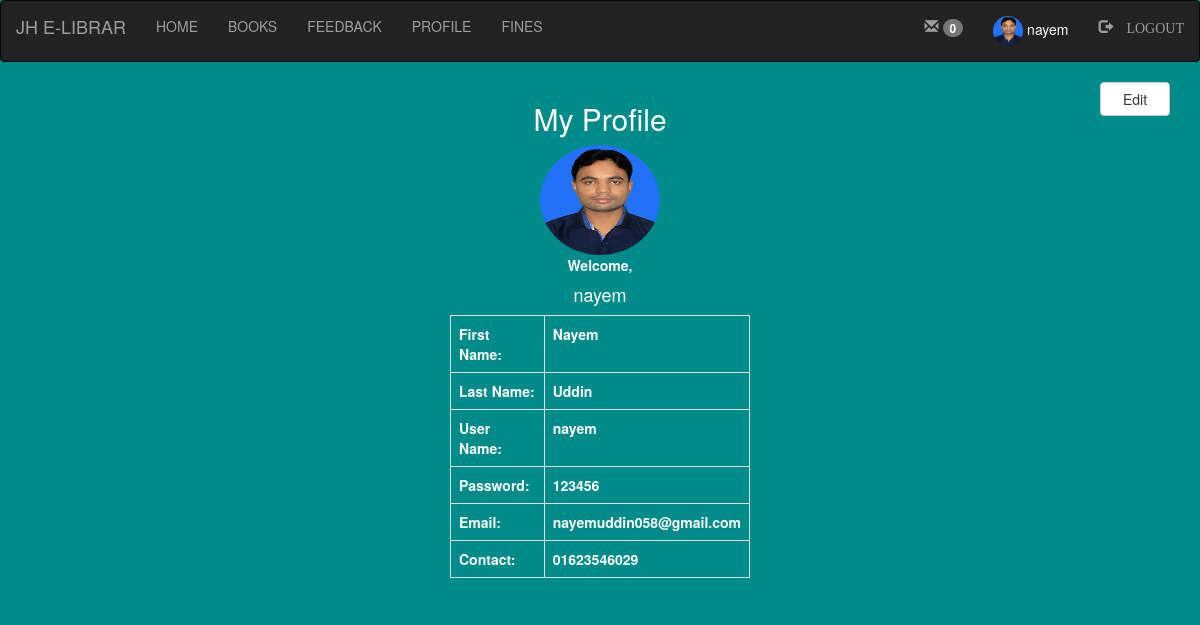
Screenshot of /Student_/profile.php (signed in) with the database file from the repository.
### tables this page shows
CREATE TABLE `student` (
  `first` varchar(100) NOT NULL,
  `last` varchar(100) NOT NULL,
  `username` varchar(100) NOT NULL,
  `password` varchar(100) NOT NULL,
  `roll` int(100) NOT NULL,
  `email` varchar(100) NOT NULL,
  `contact` varchar(100) NOT NULL,
  `pic` varchar(100) NOT NULL
);

### Student_/profile.php (the view, shortened to what this page needs)
<?php
	include "navbar.php";
 ?>
 <!DOCTYPE html>
 <html>
 <head>
 </head>
 <body style="background-color: #008B8B; ">
 	<div class="container">
 		<form action="" method="post">
 			<button class="btn btn-default" style="float: right; width: 70px;" name="submit1">Edit</button>
 		</form>
 		<div class="wrapper">
 					<?php
 				$q=mysqli_query($db,"SELECT * FROM student where username='$_SESSION[login_user]' ;");
 			?>
 			<h2 style="text-align: center;">My Profile</h2>
 			<?php
 				$row=mysqli_fetch_assoc($q);
 				echo "<div style='text-align: center'>
 					<img class='img-circle profile-img' height=110 width=120 src='images/".$_SESSION['pic']."'>
 				</div>";
 			?>
 			<div style="text-align: center;"> <b>Welcome, </b>
	 			<h4>
	 				<?php echo $_SESSION['login_user']; ?>
	 			</h4>
 			</div>
 			<?php
 				echo "<b>";
 				echo "<table class='table table-bordered'>";
	 				echo "<tr>";
	 					echo "<td>";
	 						echo "<b> First Name: </b>";
	 					echo "</td>";
	 					echo "<td>";
	 						echo $row['first'];
	 					echo "</td>";
	 				echo "</tr>";
	 				echo "<tr>";
	 					echo "<td>";
	 						echo "<b> Last Name: </b>";
	 					echo "</td>";
	 					echo "<td>";
	 						echo $row['last'];
	 					echo "</td>";
	 				echo "</tr>";
	 				echo "<tr>";
	 					echo "<td>";
	 						echo "<b> User Name: </b>";
	 					echo "</td>";
	 					echo "<td>";
	 						echo $row['username'];
	 					echo "</td>";
	 				echo "</tr>";
	 				echo "<tr>";
	 					echo "<td>";
	 						echo "<b> Password: </b>";
	 					echo "</td>";
	 					echo "<td>";
	 						echo $row['password'];
	 					echo "</td>";
	 				echo "</tr>";
	 				echo "<tr>";
	 					echo "<td>";
	 						echo "<b> Email: </b>";
	 					echo "</td>";
	 					echo "<td>";
	 						echo $row['email'];
	 					echo "</td>";
	 				echo "</tr>";
	 				echo "<tr>";
	 					echo "<td>";
	 						echo "<b> Contact: </b>";
	 					echo "</td>";
	 					echo "<td>";
	 						echo $row['contact'];
	 					echo "</td>";
	 				echo "</tr>";
 				echo "</table>";
 				echo "</b>";
 			?>
 		</div>
 	</div>
 </body>
 </html>

### Student_/style.css (style rules this page uses)
html, body, div, span, object, iframe, h1, h2, h3, h4, h5, h6, p, blockquote, pre, abbr, address, cite, code, del, dfn, em, img, ins, kbd, q, samp, small, strong, sub, sup, var, b, i, dl, dt, dd, ol, ul, li, fieldset, form, label, legend, table, caption, tbody, tfoot, thead, tr, th, td, article, aside, canvas, details, figcaption, figure, footer, header, hgroup, menu, nav, section, summary, time, mark, audio, video { margin:0; padding:0; border:0; outline:0; font-size:100%; vertical-align:baseline; background:transparent; }
body { line-height:1; }
table { border-collapse:collapse; border-spacing:0; }
.wrapper { width: 1350px; }

### Student_/profile.php (style rules this page uses)
.wrapper { width: 300px; margin: 0 auto; color: white; }

### rows the page displays
student: first "Nayem", last "Uddin", username "nayem", password "123456", email "nayemuddin058@gmail.com", contact "01623546029"

### other values shown
$c['total'] "0"
$_SESSION['login_user'] "nayem"
